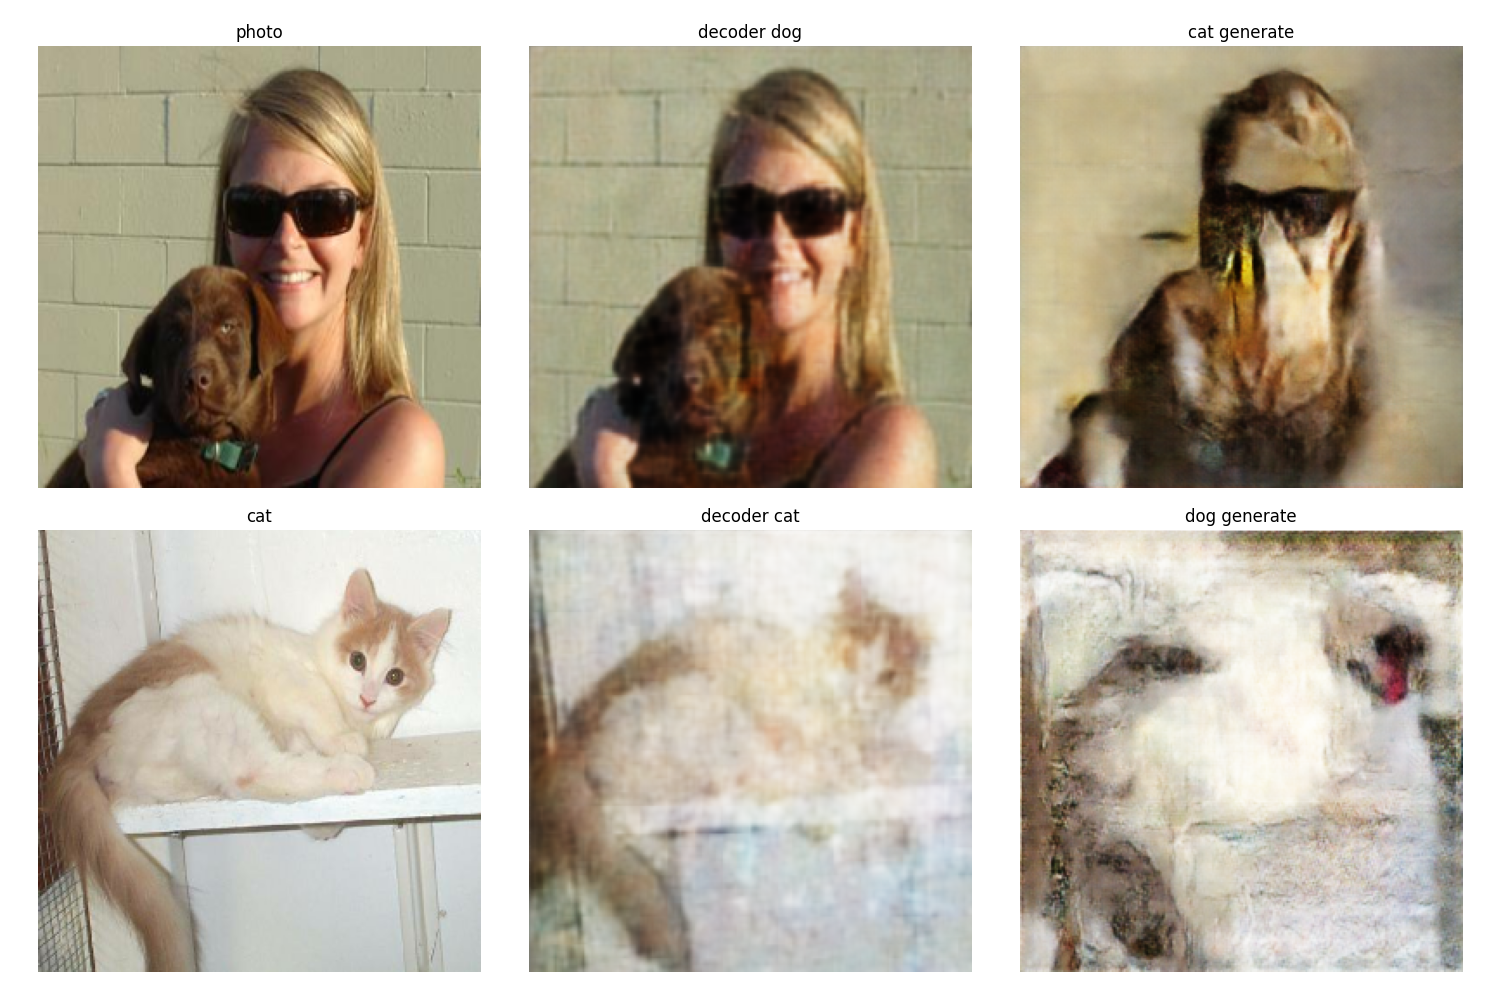

This chart was generated by the following Python code:
from Modules.VAE_pix2pix import VAE_pix2pix_model
from Modules.dataset import dataset_model
from Modules.params import get_params
import matplotlib.pyplot as plt
from os.path import join
from numpy import array


def plot_image(ax: plt.subplot,
               image: array,
               label: str) -> None:
    image = image[0]
    image = (image+1)/2
    ax.set_title(label)
    ax.imshow(image)
    ax.axis("off")


params = get_params()
params["dataset"]["type"] = "all"
dataset = dataset_model(params)
model = VAE_pix2pix_model(params)
dog, cat = list(dataset.train.take(1))[0]
pred_dog = model.vae_dog(dog)
gen_cat = model.generator_cat(pred_dog)
pred_cat = model.vae_cat(cat)
gen_dog = model.generator_dog(pred_cat)
fig, axs = plt.subplots(2, 3,
                        figsize=(15, 10))
axs = axs.flatten()
plot_image(axs[0],
           dog,
           "photo")
plot_image(axs[1],
           pred_dog,
           "decoder dog")
plot_image(axs[2],
           gen_cat,
           "cat generate")
plot_image(axs[3],
           cat,
           "cat")
plot_image(axs[4],
           pred_cat,
           "decoder cat")
plot_image(axs[5],
           gen_dog,
           "dog generate")
plt.tight_layout(pad=2)
plt.savefig("cycleGAN.png")
